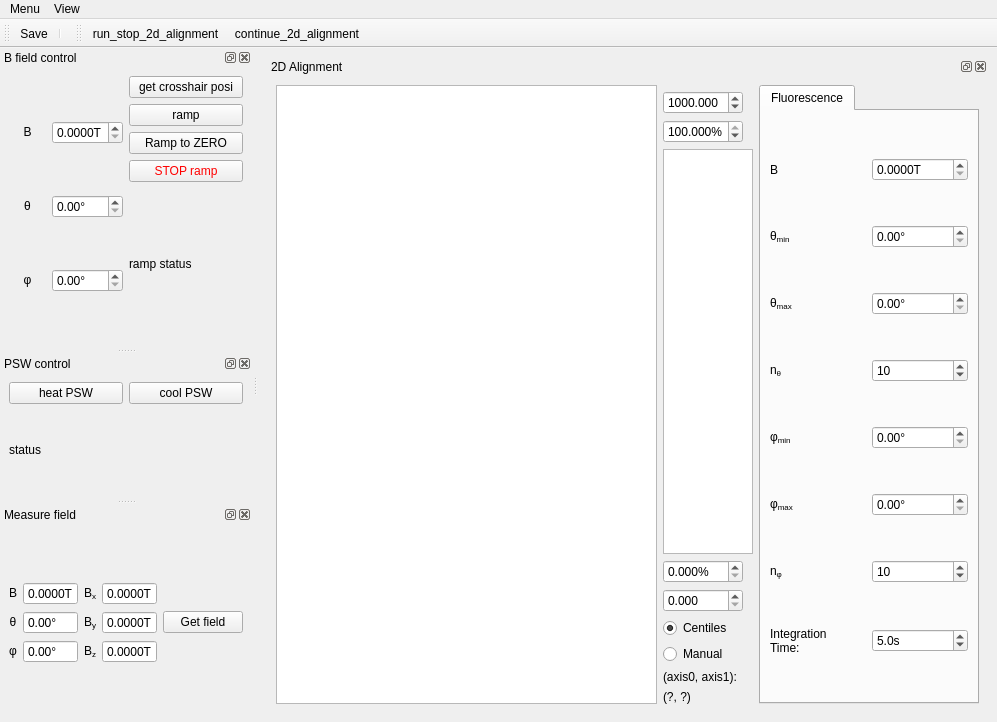
<?xml version="1.0" encoding="UTF-8"?>
<ui version="4.0">
 <class>MainWindow</class>
 <widget class="QMainWindow" name="MainWindow">
  <property name="geometry">
   <rect>
    <x>0</x>
    <y>0</y>
    <width>997</width>
    <height>722</height>
   </rect>
  </property>
  <property name="windowTitle">
   <string>qudi: Magnet Control</string>
  </property>
  <property name="dockOptions">
   <set>QMainWindow::AllowNestedDocks|QMainWindow::AllowTabbedDocks|QMainWindow::AnimatedDocks</set>
  </property>
  <widget class="QWidget" name="centralwidget">
   <layout class="QGridLayout" name="gridLayout_8">
    <item row="0" column="0">
     <widget class="QDockWidget" name="alignment_DockWidget">
      <property name="windowTitle">
       <string>2D Alignment</string>
      </property>
      <widget class="QWidget" name="dockWidgetContents_3">
       <layout class="QGridLayout" name="gridLayout">
        <item row="1" column="1">
         <widget class="ScienDSpinBox" name="alignment_2d_cb_max_centiles_DSpinBox">
          <property name="maximumSize">
           <size>
            <width>80</width>
            <height>16777215</height>
           </size>
          </property>
          <property name="decimals">
           <number>3</number>
          </property>
          <property name="maximum">
           <double>2100000000.000000000000000</double>
          </property>
          <property name="singleStep">
           <double>10.000000000000000</double>
          </property>
          <property name="value">
           <double>1000.000000000000000</double>
          </property>
         </widget>
        </item>
        <item row="0" column="3" rowspan="10">
         <layout class="QGridLayout" name="gridLayout_22">
          <item row="0" column="0">
           <widget class="QTabWidget" name="tabWidget_3">
            <property name="sizePolicy">
             <sizepolicy hsizetype="Fixed" vsizetype="MinimumExpanding">
              <horstretch>0</horstretch>
              <verstretch>0</verstretch>
             </sizepolicy>
            </property>
            <property name="maximumSize">
             <size>
              <width>220</width>
              <height>16777215</height>
             </size>
            </property>
            <property name="tabShape">
             <enum>QTabWidget::Rounded</enum>
            </property>
            <property name="currentIndex">
             <number>0</number>
            </property>
            <property name="documentMode">
             <bool>false</bool>
            </property>
            <widget class="QWidget" name="tab_fluorescence">
             <attribute name="title">
              <string>Fluorescence</string>
             </attribute>
             <layout class="QGridLayout" name="gridLayout_13">
              <item row="4" column="3">
               <widget class="QDoubleSpinBox" name="theta_max_doubleSpinBox">
                <property name="inputMethodHints">
                 <set>Qt::ImhFormattedNumbersOnly</set>
                </property>
                <property name="suffix">
                 <string>°</string>
                </property>
                <property name="maximum">
                 <double>180.000000000000000</double>
                </property>
               </widget>
              </item>
              <item row="8" column="3">
               <widget class="QDoubleSpinBox" name="n_phi_doubleSpinBox">
                <property name="decimals">
                 <number>0</number>
                </property>
                <property name="value">
                 <double>10.000000000000000</double>
                </property>
               </widget>
              </item>
              <item row="3" column="2">
               <widget class="QLabel" name="theta_min_label">
                <property name="text">
                 <string>&lt;html&gt;&lt;head/&gt;&lt;body&gt;&lt;p&gt;θ&lt;span style=&quot; vertical-align:sub;&quot;&gt;min&lt;/span&gt;&lt;/p&gt;&lt;/body&gt;&lt;/html&gt;</string>
                </property>
               </widget>
              </item>
              <item row="7" column="3">
               <widget class="QDoubleSpinBox" name="phi_max_doubleSpinBox">
                <property name="suffix">
                 <string>°</string>
                </property>
                <property name="maximum">
                 <double>360.000000000000000</double>
                </property>
               </widget>
              </item>
              <item row="6" column="3">
               <widget class="QDoubleSpinBox" name="phi_min_doubleSpinBox">
                <property name="suffix">
                 <string>°</string>
                </property>
                <property name="maximum">
                 <double>360.000000000000000</double>
                </property>
               </widget>
              </item>
              <item row="6" column="2">
               <widget class="QLabel" name="label">
                <property name="text">
                 <string>&lt;html&gt;&lt;head/&gt;&lt;body&gt;&lt;p&gt;φ&lt;span style=&quot; vertical-align:sub;&quot;&gt;min&lt;/span&gt;&lt;/p&gt;&lt;/body&gt;&lt;/html&gt;</string>
                </property>
               </widget>
              </item>
              <item row="3" column="3">
               <widget class="QDoubleSpinBox" name="theta_min_doubleSpinBox">
                <property name="inputMethodHints">
                 <set>Qt::ImhNone</set>
                </property>
                <property name="suffix">
                 <string>°</string>
                </property>
                <property name="maximum">
                 <double>180.000000000000000</double>
                </property>
               </widget>
              </item>
              <item row="2" column="3">
               <widget class="QDoubleSpinBox" name="scan_B_doubleSpinBox">
                <property name="suffix">
                 <string>T</string>
                </property>
                <property name="decimals">
                 <number>4</number>
                </property>
                <property name="maximum">
                 <double>1.000000000000000</double>
                </property>
                <property name="singleStep">
                 <double>0.001000000000000</double>
                </property>
               </widget>
              </item>
              <item row="9" column="2">
               <widget class="QLabel" name="label_7">
                <property name="text">
                 <string>&lt;html&gt;&lt;head/&gt;&lt;body&gt;&lt;p&gt;Integration&lt;br/&gt;Time:&lt;/p&gt;&lt;/body&gt;&lt;/html&gt;</string>
                </property>
               </widget>
              </item>
              <item row="2" column="2">
               <widget class="QLabel" name="label_3">
                <property name="text">
                 <string>B</string>
                </property>
               </widget>
              </item>
              <item row="5" column="3">
               <widget class="QDoubleSpinBox" name="n_theta_doubleSpinBox">
                <property name="decimals">
                 <number>0</number>
                </property>
                <property name="value">
                 <double>10.000000000000000</double>
                </property>
               </widget>
              </item>
              <item row="5" column="2">
               <widget class="QLabel" name="n_theta_label">
                <property name="text">
                 <string>&lt;html&gt;&lt;head/&gt;&lt;body&gt;&lt;p&gt;n&lt;span style=&quot; vertical-align:sub;&quot;&gt;&amp;theta;&lt;/span&gt;&lt;/p&gt;&lt;/body&gt;&lt;/html&gt;</string>
                </property>
               </widget>
              </item>
              <item row="7" column="2">
               <widget class="QLabel" name="label_2">
                <property name="text">
                 <string>&lt;html&gt;&lt;head/&gt;&lt;body&gt;&lt;p&gt;φ&lt;span style=&quot; vertical-align:sub;&quot;&gt;max&lt;/span&gt;&lt;/p&gt;&lt;/body&gt;&lt;/html&gt;</string>
                </property>
               </widget>
              </item>
              <item row="4" column="2">
               <widget class="QLabel" name="theta_max_label">
                <property name="text">
                 <string>&lt;html&gt;&lt;head/&gt;&lt;body&gt;&lt;p&gt;θ&lt;span style=&quot; vertical-align:sub;&quot;&gt;max&lt;/span&gt;&lt;/p&gt;&lt;/body&gt;&lt;/html&gt;</string>
                </property>
               </widget>
              </item>
              <item row="8" column="2">
               <widget class="QLabel" name="n_phi_label">
                <property name="text">
                 <string>&lt;html&gt;&lt;head/&gt;&lt;body&gt;&lt;p&gt;n&lt;span style=&quot; vertical-align:sub;&quot;&gt;&amp;phi;&lt;/span&gt;&lt;/p&gt;&lt;/body&gt;&lt;/html&gt;</string>
                </property>
               </widget>
              </item>
              <item row="9" column="3">
               <widget class="QDoubleSpinBox" name="int_time_doubleSpinBox">
                <property name="alignment">
                 <set>Qt::AlignLeading|Qt::AlignLeft|Qt::AlignVCenter</set>
                </property>
                <property name="suffix">
                 <string>s</string>
                </property>
                <property name="decimals">
                 <number>1</number>
                </property>
                <property name="maximum">
                 <double>10000.000000000000000</double>
                </property>
                <property name="value">
                 <double>5.000000000000000</double>
                </property>
               </widget>
              </item>
             </layout>
            </widget>
           </widget>
          </item>
         </layout>
        </item>
        <item row="2" column="1">
         <widget class="ScienDSpinBox" name="alignment_2d_cb_high_centiles_DSpinBox">
          <property name="maximumSize">
           <size>
            <width>80</width>
            <height>16777215</height>
           </size>
          </property>
          <property name="suffix">
           <string>%</string>
          </property>
          <property name="decimals">
           <number>3</number>
          </property>
          <property name="maximum">
           <double>100.000000000000000</double>
          </property>
          <property name="singleStep">
           <double>0.010000000000000</double>
          </property>
          <property name="value">
           <double>100.000000000000000</double>
          </property>
         </widget>
        </item>
        <item row="3" column="1">
         <widget class="PlotWidget" name="alignment_2d_cb_GraphicsView">
          <property name="maximumSize">
           <size>
            <width>90</width>
            <height>16777215</height>
           </size>
          </property>
         </widget>
        </item>
        <item row="4" column="1">
         <widget class="ScienDSpinBox" name="alignment_2d_cb_low_centiles_DSpinBox">
          <property name="maximumSize">
           <size>
            <width>80</width>
            <height>16777215</height>
           </size>
          </property>
          <property name="suffix">
           <string>%</string>
          </property>
          <property name="decimals">
           <number>3</number>
          </property>
          <property name="maximum">
           <double>100.000000000000000</double>
          </property>
          <property name="singleStep">
           <double>0.010000000000000</double>
          </property>
         </widget>
        </item>
        <item row="5" column="1">
         <widget class="ScienDSpinBox" name="alignment_2d_cb_min_centiles_DSpinBox">
          <property name="sizePolicy">
           <sizepolicy hsizetype="Minimum" vsizetype="Fixed">
            <horstretch>0</horstretch>
            <verstretch>0</verstretch>
           </sizepolicy>
          </property>
          <property name="maximumSize">
           <size>
            <width>80</width>
            <height>16777215</height>
           </size>
          </property>
          <property name="layoutDirection">
           <enum>Qt::LeftToRight</enum>
          </property>
          <property name="decimals">
           <number>3</number>
          </property>
          <property name="maximum">
           <double>1000000000.000000000000000</double>
          </property>
          <property name="singleStep">
           <double>10.000000000000000</double>
          </property>
         </widget>
        </item>
        <item row="0" column="0" rowspan="10">
         <widget class="ScanPlotWidget" name="alignment_2d_GraphicsView">
          <property name="sizePolicy">
           <sizepolicy hsizetype="Minimum" vsizetype="Expanding">
            <horstretch>0</horstretch>
            <verstretch>0</verstretch>
           </sizepolicy>
          </property>
         </widget>
        </item>
        <item row="8" column="1">
         <widget class="QLabel" name="pos_label">
          <property name="text">
           <string>(axis0, axis1):</string>
          </property>
         </widget>
        </item>
        <item row="6" column="1">
         <widget class="QRadioButton" name="alignment_2d_centiles_RadioButton">
          <property name="text">
           <string>Centiles</string>
          </property>
          <property name="checked">
           <bool>true</bool>
          </property>
          <attribute name="buttonGroup">
           <string notr="true">buttonGroup</string>
          </attribute>
         </widget>
        </item>
        <item row="9" column="1">
         <widget class="QLabel" name="pos_show">
          <property name="text">
           <string>(?, ?)</string>
          </property>
         </widget>
        </item>
        <item row="7" column="1">
         <widget class="QRadioButton" name="alignment_2d_manual_RadioButton">
          <property name="text">
           <string>Manual</string>
          </property>
          <property name="checked">
           <bool>false</bool>
          </property>
          <attribute name="buttonGroup">
           <string notr="true">buttonGroup</string>
          </attribute>
         </widget>
        </item>
       </layout>
      </widget>
     </widget>
    </item>
   </layout>
  </widget>
  <widget class="QMenuBar" name="menubar">
   <property name="geometry">
    <rect>
     <x>0</x>
     <y>0</y>
     <width>997</width>
     <height>21</height>
    </rect>
   </property>
   <widget class="QMenu" name="menuMenu">
    <property name="title">
     <string>Menu</string>
    </property>
    <addaction name="magnet_settings_Action"/>
    <addaction name="close_Action"/>
   </widget>
   <widget class="QMenu" name="menuView">
    <property name="title">
     <string>View</string>
    </property>
    <addaction name="default_view_Action"/>
   </widget>
   <addaction name="menuMenu"/>
   <addaction name="menuView"/>
  </widget>
  <widget class="QDockWidget" name="rotate_abs_DockWidget">
   <property name="windowTitle">
    <string>B field control</string>
   </property>
   <attribute name="dockWidgetArea">
    <number>1</number>
   </attribute>
   <widget class="QWidget" name="rotate_abs_DockWidgetContents">
    <layout class="QGridLayout" name="gridLayout_6">
     <item row="0" column="0">
      <layout class="QHBoxLayout" name="horizontalLayout">
       <item>
        <layout class="QGridLayout" name="gridLayout_2">
         <item row="0" column="2">
          <widget class="QDoubleSpinBox" name="rotate_abs_B_DoubleSpinBox">
           <property name="suffix">
            <string>T</string>
           </property>
           <property name="decimals">
            <number>4</number>
           </property>
           <property name="maximum">
            <double>1.000000000000000</double>
           </property>
           <property name="singleStep">
            <double>0.001000000000000</double>
           </property>
          </widget>
         </item>
         <item row="1" column="2">
          <widget class="QDoubleSpinBox" name="rotate_abs_theta_DoubleSpinBox">
           <property name="suffix">
            <string>°</string>
           </property>
           <property name="maximum">
            <double>180.000000000000000</double>
           </property>
          </widget>
         </item>
         <item row="2" column="1">
          <widget class="QLabel" name="rotate_abs_phi0_Label">
           <property name="text">
            <string>&lt;html&gt;&lt;head/&gt;&lt;body&gt;&lt;p&gt;&amp;phi;&lt;/p&gt;&lt;/body&gt;&lt;/html&gt;</string>
           </property>
           <property name="alignment">
            <set>Qt::AlignCenter</set>
           </property>
          </widget>
         </item>
         <item row="2" column="2">
          <widget class="QDoubleSpinBox" name="rotate_abs_phi_DoubleSpinBox">
           <property name="suffix">
            <string>°</string>
           </property>
           <property name="maximum">
            <double>360.000000000000000</double>
           </property>
          </widget>
         </item>
         <item row="1" column="1">
          <widget class="QLabel" name="rotate_abs_theta_Label">
           <property name="text">
            <string>&lt;html&gt;&lt;head/&gt;&lt;body&gt;&lt;p&gt;&amp;theta;&lt;/p&gt;&lt;/body&gt;&lt;/html&gt;</string>
           </property>
           <property name="alignment">
            <set>Qt::AlignCenter</set>
           </property>
          </widget>
         </item>
         <item row="0" column="1">
          <widget class="QLabel" name="rotate_abs_B_Label">
           <property name="text">
            <string>&lt;html&gt;&lt;head/&gt;&lt;body&gt;&lt;p&gt;B&lt;/p&gt;&lt;/body&gt;&lt;/html&gt;</string>
           </property>
           <property name="alignment">
            <set>Qt::AlignCenter</set>
           </property>
          </widget>
         </item>
        </layout>
       </item>
       <item>
        <layout class="QVBoxLayout" name="curr_pos_buttons_verticalLayout">
         <item>
          <widget class="QPushButton" name="get_crosshair_posi_PushButton">
           <property name="text">
            <string>get crosshair posi</string>
           </property>
          </widget>
         </item>
         <item>
          <widget class="QPushButton" name="rotate_abs_PushButton">
           <property name="text">
            <string>ramp</string>
           </property>
          </widget>
         </item>
         <item>
          <widget class="QPushButton" name="ramp_to_zero_PushButton">
           <property name="styleSheet">
            <string notr="true"/>
           </property>
           <property name="text">
            <string>Ramp to ZERO</string>
           </property>
          </widget>
         </item>
         <item>
          <widget class="QPushButton" name="stop_ramp_PushButton">
           <property name="styleSheet">
            <string notr="true">color: red</string>
           </property>
           <property name="text">
            <string>STOP ramp</string>
           </property>
          </widget>
         </item>
         <item>
          <widget class="QLabel" name="ramp_status_label">
           <property name="text">
            <string>ramp status</string>
           </property>
          </widget>
         </item>
        </layout>
       </item>
      </layout>
     </item>
    </layout>
   </widget>
  </widget>
  <widget class="QDockWidget" name="PSW_DockWidget">
   <property name="windowTitle">
    <string>PSW control</string>
   </property>
   <attribute name="dockWidgetArea">
    <number>1</number>
   </attribute>
   <widget class="QWidget" name="change_rel_DockWidgetContents_2">
    <layout class="QGridLayout" name="gridLayout_7">
     <item row="0" column="0">
      <layout class="QVBoxLayout" name="verticalLayout">
       <item>
        <layout class="QHBoxLayout" name="horizontalLayout_2">
         <item>
          <widget class="QPushButton" name="heat_PSW_pushButton">
           <property name="text">
            <string>heat PSW</string>
           </property>
          </widget>
         </item>
         <item>
          <widget class="QPushButton" name="cool_PSW_pushButton">
           <property name="text">
            <string>cool PSW</string>
           </property>
          </widget>
         </item>
        </layout>
       </item>
       <item>
        <widget class="QLabel" name="status_PSW_label">
         <property name="text">
          <string>status</string>
         </property>
        </widget>
       </item>
      </layout>
     </item>
    </layout>
   </widget>
  </widget>
  <widget class="QDockWidget" name="curr_pos_DockWidget">
   <property name="sizePolicy">
    <sizepolicy hsizetype="Fixed" vsizetype="Preferred">
     <horstretch>0</horstretch>
     <verstretch>0</verstretch>
    </sizepolicy>
   </property>
   <property name="floating">
    <bool>false</bool>
   </property>
   <property name="windowTitle">
    <string>Measure field</string>
   </property>
   <attribute name="dockWidgetArea">
    <number>1</number>
   </attribute>
   <widget class="QWidget" name="curr_pos_DockWidgetContents">
    <layout class="QGridLayout" name="gridLayout_4">
     <item row="0" column="0">
      <layout class="QGridLayout" name="gridLayout_3">
       <item row="1" column="1">
        <widget class="QDoubleSpinBox" name="curr_pos_theta_DoubleSpinBox">
         <property name="readOnly">
          <bool>true</bool>
         </property>
         <property name="buttonSymbols">
          <enum>QAbstractSpinBox::NoButtons</enum>
         </property>
         <property name="suffix">
          <string>°</string>
         </property>
         <property name="maximum">
          <double>180.000000000000000</double>
         </property>
        </widget>
       </item>
       <item row="2" column="3">
        <widget class="QDoubleSpinBox" name="curr_pos_Bz_DoubleSpinBox">
         <property name="enabled">
          <bool>true</bool>
         </property>
         <property name="readOnly">
          <bool>true</bool>
         </property>
         <property name="buttonSymbols">
          <enum>QAbstractSpinBox::NoButtons</enum>
         </property>
         <property name="suffix">
          <string>T</string>
         </property>
         <property name="decimals">
          <number>4</number>
         </property>
         <property name="maximum">
          <double>1.000000000000000</double>
         </property>
         <property name="singleStep">
          <double>0.001000000000000</double>
         </property>
        </widget>
       </item>
       <item row="1" column="4">
        <widget class="QPushButton" name="curr_pos_get_pos_PushButton">
         <property name="text">
          <string>Get field</string>
         </property>
        </widget>
       </item>
       <item row="1" column="3">
        <widget class="QDoubleSpinBox" name="curr_pos_By_DoubleSpinBox">
         <property name="enabled">
          <bool>true</bool>
         </property>
         <property name="readOnly">
          <bool>true</bool>
         </property>
         <property name="buttonSymbols">
          <enum>QAbstractSpinBox::NoButtons</enum>
         </property>
         <property name="suffix">
          <string>T</string>
         </property>
         <property name="decimals">
          <number>4</number>
         </property>
         <property name="maximum">
          <double>1.000000000000000</double>
         </property>
         <property name="singleStep">
          <double>0.001000000000000</double>
         </property>
        </widget>
       </item>
       <item row="0" column="2">
        <widget class="QLabel" name="curr_pos_Bx_Label">
         <property name="text">
          <string>&lt;html&gt;&lt;head/&gt;&lt;body&gt;&lt;p&gt;B&lt;span style=&quot; vertical-align:sub;&quot;&gt;x&lt;/span&gt;&lt;/p&gt;&lt;/body&gt;&lt;/html&gt;</string>
         </property>
         <property name="alignment">
          <set>Qt::AlignCenter</set>
         </property>
        </widget>
       </item>
       <item row="2" column="2">
        <widget class="QLabel" name="curr_pos_Bz_Label">
         <property name="text">
          <string>&lt;html&gt;&lt;head/&gt;&lt;body&gt;&lt;p&gt;B&lt;span style=&quot; vertical-align:sub;&quot;&gt;z&lt;/span&gt;&lt;/p&gt;&lt;/body&gt;&lt;/html&gt;</string>
         </property>
         <property name="alignment">
          <set>Qt::AlignCenter</set>
         </property>
        </widget>
       </item>
       <item row="2" column="0">
        <widget class="QLabel" name="curr_pos_phi_Label">
         <property name="text">
          <string>&lt;html&gt;&lt;head/&gt;&lt;body&gt;&lt;p&gt;&amp;phi;&lt;/p&gt;&lt;/body&gt;&lt;/html&gt;</string>
         </property>
         <property name="alignment">
          <set>Qt::AlignCenter</set>
         </property>
        </widget>
       </item>
       <item row="0" column="3">
        <widget class="QDoubleSpinBox" name="curr_pos_Bx_DoubleSpinBox">
         <property name="enabled">
          <bool>true</bool>
         </property>
         <property name="readOnly">
          <bool>true</bool>
         </property>
         <property name="buttonSymbols">
          <enum>QAbstractSpinBox::NoButtons</enum>
         </property>
         <property name="suffix">
          <string>T</string>
         </property>
         <property name="decimals">
          <number>4</number>
         </property>
         <property name="maximum">
          <double>1.000000000000000</double>
         </property>
         <property name="singleStep">
          <double>0.001000000000000</double>
         </property>
        </widget>
       </item>
       <item row="0" column="0">
        <widget class="QLabel" name="curr_pos_B_Label">
         <property name="text">
          <string>&lt;html&gt;&lt;head/&gt;&lt;body&gt;&lt;p&gt;B&lt;/p&gt;&lt;/body&gt;&lt;/html&gt;</string>
         </property>
         <property name="alignment">
          <set>Qt::AlignCenter</set>
         </property>
        </widget>
       </item>
       <item row="2" column="1">
        <widget class="QDoubleSpinBox" name="curr_pos_phi_DoubleSpinBox">
         <property name="readOnly">
          <bool>true</bool>
         </property>
         <property name="buttonSymbols">
          <enum>QAbstractSpinBox::NoButtons</enum>
         </property>
         <property name="suffix">
          <string>°</string>
         </property>
         <property name="maximum">
          <double>360.000000000000000</double>
         </property>
        </widget>
       </item>
       <item row="0" column="1">
        <widget class="QDoubleSpinBox" name="curr_pos_B_DoubleSpinBox">
         <property name="enabled">
          <bool>true</bool>
         </property>
         <property name="readOnly">
          <bool>true</bool>
         </property>
         <property name="buttonSymbols">
          <enum>QAbstractSpinBox::NoButtons</enum>
         </property>
         <property name="suffix">
          <string>T</string>
         </property>
         <property name="decimals">
          <number>4</number>
         </property>
         <property name="maximum">
          <double>1.000000000000000</double>
         </property>
         <property name="singleStep">
          <double>0.001000000000000</double>
         </property>
        </widget>
       </item>
       <item row="1" column="0">
        <widget class="QLabel" name="curr_pos_theta_Label">
         <property name="text">
          <string>&lt;html&gt;&lt;head/&gt;&lt;body&gt;&lt;p&gt;&amp;theta;&lt;/p&gt;&lt;/body&gt;&lt;/html&gt;</string>
         </property>
         <property name="alignment">
          <set>Qt::AlignCenter</set>
         </property>
        </widget>
       </item>
       <item row="1" column="2">
        <widget class="QLabel" name="curr_pos_By_Label">
         <property name="text">
          <string>&lt;html&gt;&lt;head/&gt;&lt;body&gt;&lt;p&gt;B&lt;span style=&quot; vertical-align:sub;&quot;&gt;y&lt;/span&gt;&lt;/p&gt;&lt;/body&gt;&lt;/html&gt;</string>
         </property>
         <property name="alignment">
          <set>Qt::AlignCenter</set>
         </property>
        </widget>
       </item>
      </layout>
     </item>
    </layout>
   </widget>
  </widget>
  <widget class="QToolBar" name="save_ToolBar">
   <property name="windowTitle">
    <string>toolBar</string>
   </property>
   <attribute name="toolBarArea">
    <enum>TopToolBarArea</enum>
   </attribute>
   <attribute name="toolBarBreak">
    <bool>false</bool>
   </attribute>
   <addaction name="save_Action"/>
   <addaction name="separator"/>
  </widget>
  <widget class="QToolBar" name="alignment_2d_ToolBar">
   <property name="windowTitle">
    <string>toolBar_2</string>
   </property>
   <property name="toolTip">
    <string>2D Alignment Control ToolBar</string>
   </property>
   <attribute name="toolBarArea">
    <enum>TopToolBarArea</enum>
   </attribute>
   <attribute name="toolBarBreak">
    <bool>false</bool>
   </attribute>
   <addaction name="run_stop_2d_alignment_Action"/>
   <addaction name="continue_2d_alignment_Action"/>
  </widget>
  <action name="magnet_settings_Action">
   <property name="icon">
    <iconset>
     <normaloff>../../artwork/icons/oxygen/22x22/configure.png</normaloff>../../artwork/icons/oxygen/22x22/configure.png</iconset>
   </property>
   <property name="text">
    <string>Magnet Settings</string>
   </property>
  </action>
  <action name="default_view_Action">
   <property name="text">
    <string>Default View</string>
   </property>
  </action>
  <action name="close_Action">
   <property name="icon">
    <iconset>
     <normaloff>../../artwork/icons/oxygen/22x22/application-exit.png</normaloff>../../artwork/icons/oxygen/22x22/application-exit.png</iconset>
   </property>
   <property name="text">
    <string>Close</string>
   </property>
  </action>
  <action name="save_Action">
   <property name="icon">
    <iconset>
     <normaloff>../../../artwork/icons/oxygen/22x22/document-save.png</normaloff>../../../artwork/icons/oxygen/22x22/document-save.png</iconset>
   </property>
   <property name="text">
    <string>Save</string>
   </property>
   <property name="toolTip">
    <string>Save alignment data</string>
   </property>
  </action>
  <action name="run_stop_2d_alignment_Action">
   <property name="checkable">
    <bool>true</bool>
   </property>
   <property name="checked">
    <bool>false</bool>
   </property>
   <property name="enabled">
    <bool>true</bool>
   </property>
   <property name="icon">
    <iconset>
     <normaloff>../../../artwork/icons/qudiTheme/22x22/start-counter.png</normaloff>
     <normalon>../../../artwork/icons/qudiTheme/22x22/stop-counter.png</normalon>../../../artwork/icons/qudiTheme/22x22/start-counter.png</iconset>
   </property>
   <property name="text">
    <string>run_stop_2d_alignment</string>
   </property>
   <property name="toolTip">
    <string>Run or stop a 2D alignment</string>
   </property>
  </action>
  <action name="continue_2d_alignment_Action">
   <property name="checkable">
    <bool>true</bool>
   </property>
   <property name="icon">
    <iconset>
     <normaloff>../../../artwork/icons/qudiTheme/22x22/restart-counter.png</normaloff>
     <normalon>../../../artwork/icons/qudiTheme/22x22/stop-counter.png</normalon>../../../artwork/icons/qudiTheme/22x22/restart-counter.png</iconset>
   </property>
   <property name="text">
    <string>continue_2d_alignment</string>
   </property>
   <property name="toolTip">
    <string>DOES NOT DO ANYTHING - Continue or Stop a 2D alignment</string>
   </property>
  </action>
 </widget>
 <customwidgets>
  <customwidget>
   <class>PlotWidget</class>
   <extends>QGraphicsView</extends>
   <header>pyqtgraph</header>
  </customwidget>
  <customwidget>
   <class>ScienDSpinBox</class>
   <extends>QDoubleSpinBox</extends>
   <header>qtwidgets.scientific_spinbox.h</header>
  </customwidget>
  <customwidget>
   <class>ScanPlotWidget</class>
   <extends>QGraphicsView</extends>
   <header>qtwidgets.scan_plotwidget.h</header>
  </customwidget>
 </customwidgets>
 <resources/>
 <connections>
  <connection>
   <sender>close_Action</sender>
   <signal>triggered()</signal>
   <receiver>MainWindow</receiver>
   <slot>close()</slot>
   <hints>
    <hint type="sourcelabel">
     <x>-1</x>
     <y>-1</y>
    </hint>
    <hint type="destinationlabel">
     <x>523</x>
     <y>276</y>
    </hint>
   </hints>
  </connection>
 </connections>
 <buttongroups>
  <buttongroup name="buttonGroup"/>
 </buttongroups>
</ui>
